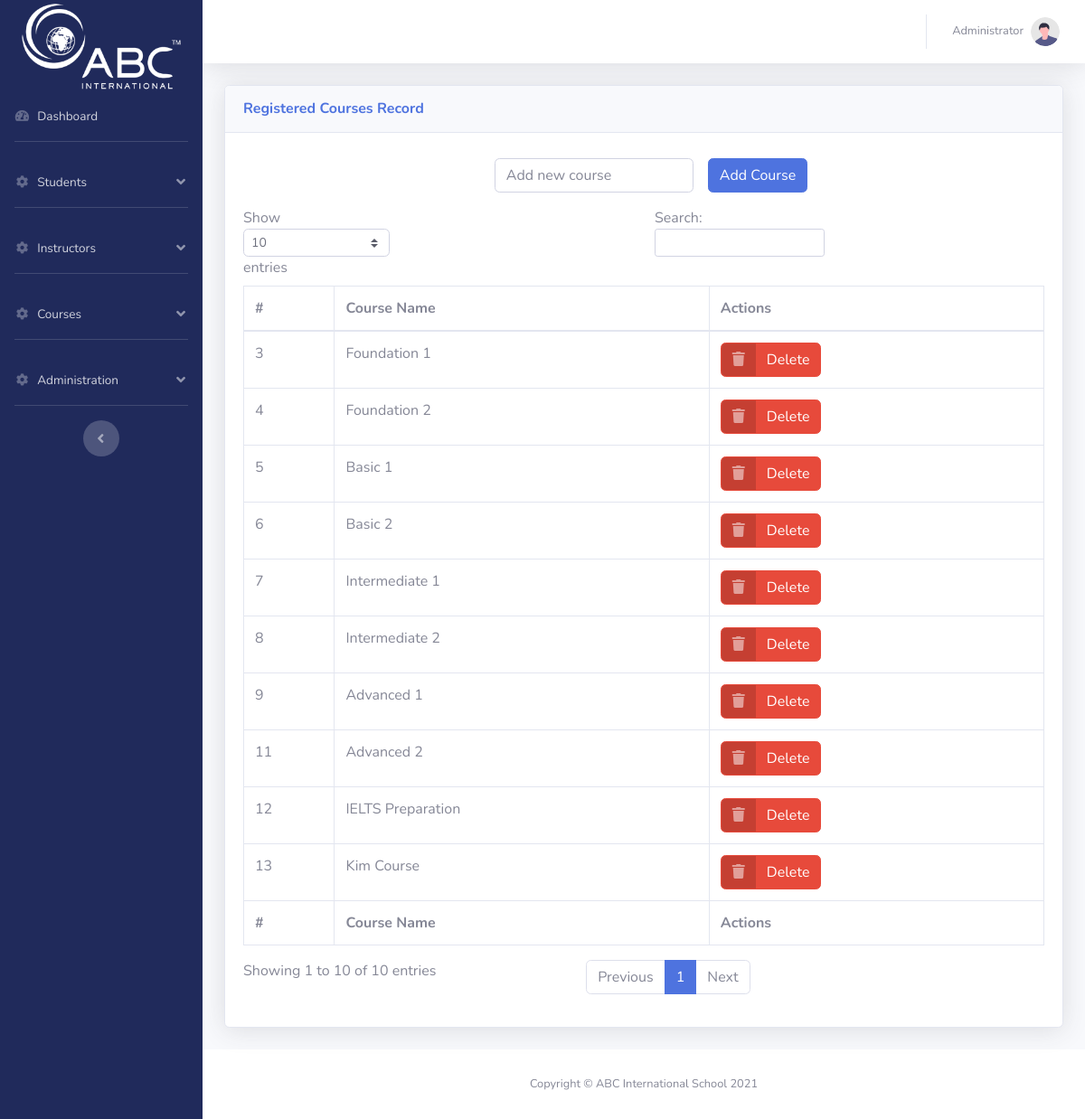
Screenshot of /admin_courses.php with the database file from the repository.
### tables this page shows
CREATE TABLE `courses` (
  `id` int(11) NOT NULL,
  `course_name` varchar(1000) NOT NULL
);

### admin_courses.php (the view, shortened to what this page needs)
<?php
require 'parts/app.php';
?>
<!DOCTYPE html>
<html lang="en">
<?php
require 'parts/head.php';
?>
<body id="page-top">
    <div id="wrapper">
        <?php require 'parts/side_bar.php'; ?>
        <div id="content-wrapper" class="d-flex flex-column">
            <div id="content">
                <?php require 'parts/top_bar.php'; ?>
                <div class="container-fluid">
                    <div class="card shadow mb-4">
                        <div class="card-header py-3">
                            <h6 class="m-0 font-weight-bold text-primary">Registered Courses Record</h6>
                        </div>
                        <div class="card-body">
                            <div class="row my-2">
                                <div class="col-md-6 mx-auto d-flex justify-content-around">
                                    <form class="form-inline" action="" method="POST">
                                        <div class="form-group mx-sm-3 mb-2">
                                            <input type="text" class="form-control" name="course_name" placeholder="Add new course">
                                        </div>
                                        <button type="submit" name="add_course" class="btn btn-primary mb-2">Add Course</button>
                                    </form>
                                </div>
                            </div>
                            <div class="table-responsive">
                                <table class="table table-bordered" id="dataTable" width="100%" cellspacing="0">
                                    <thead>
                                    <tr>
                                        <th>#</th>
                                        <th>Course Name</th>
                                        <th>Actions</th>
                                    </tr>
                                    </thead>
                                    <tfoot>
                                    <tr>
                                        <th>#</th>
                                        <th>Course Name</th>
                                        <th>Actions</th>
                                    </tr>
                                    </tfoot>
                                    <tbody>
                                    <?php
                                    $sql = "SELECT * FROM courses";
                                    $res = mysqli_query($con, $sql);
                                    if(mysqli_num_rows($res)){
                                        while($row = mysqli_fetch_array($res)){
                                            ?>
                                            <tr>
                                                <td><?php echo $row["id"]; ?></td>
                                                <td><?php echo $row["course_name"]; ?></td>
                                                <td>
                                                    <a href="admin_courses.php?del_course=<?php echo $row["id"]; ?>" class="btn btn-danger btn-icon-split">
                                                        <span class="icon text-white-50">
                                                            <i class="fas fa-trash"></i>
                                                        </span>
                                                        <span class="text">Delete</span>
                                                    </a>
                                                </td>
                                            </tr>
                                    <?php
                                        }
                                    }
                                    ?>
                                    </tbody>
                                </table>
                            </div>
                        </div>
                    </div>
                </div>
            </div>
            <?php require 'parts/footer.php'; ?>
        </div>
    </div>
</body>
</html>

### parts/head.php (shortened to what this page needs)
<head>
    <link href="vendor/fontawesome-free/css/all.min.css" rel="stylesheet" type="text/css">
    <link href="css/custom.css?v=<?php echo rand(); ?>" rel="stylesheet" type="text/css">
    <link href="css/sb-admin-2.min.css?v=<?php echo rand(); ?>" rel="stylesheet">
</head>

### parts/side_bar.php (shortened to what this page needs)
<ul class="navbar-nav bg-gradient-primary sidebar sidebar-dark accordion" id="accordionSidebar">
    <a class="sidebar-brand d-flex align-items-center justify-content-center" href="admin_dashboard.php" style="height: 100px;">
        <img src="img/logo.png" alt="" style="width: 100%">
    </a>
    <li class="nav-item">
        <a class="nav-link" href="admin_dashboard.php">
            <i class="fas fa-fw fa-tachometer-alt"></i>
            <span>Dashboard</span></a>
    </li>
    <hr class="sidebar-divider">
    <li class="nav-item">
        <a class="nav-link" href="#" data-toggle="collapse" data-target="#collapse1" aria-expanded="true"
           aria-controls="collapse1">
            <i class="fas fa-fw fa-cog"></i>
            <span>Students</span>
        </a>
    </li>
    <hr class="sidebar-divider">
    <li class="nav-item">
        <a class="nav-link" href="#" data-toggle="collapse" data-target="#collapseTwo" aria-expanded="true"
           aria-controls="collapseTwo">
            <i class="fas fa-fw fa-cog"></i>
            <span>Instructors</span>
        </a>
    </li>
    <hr class="sidebar-divider">
    <li class="nav-item">
        <a class="nav-link" href="#" data-toggle="collapse" data-target="#collapse3" aria-expanded="true"
           aria-controls="collapse3">
            <i class="fas fa-fw fa-cog"></i>
            <span>Courses</span>
        </a>
    </li>
    <hr class="sidebar-divider">
    <li class="nav-item">
        <a class="nav-link" href="#" data-toggle="collapse" data-target="#collapse4" aria-expanded="true"
           aria-controls="collapse4">
            <i class="fas fa-fw fa-cog"></i>
            <span>Administration</span>
        </a>
    </li>
    <hr class="sidebar-divider d-none d-md-block">
    <div class="text-center d-none d-md-inline">
        <button class="rounded-circle border-0" id="sidebarToggle"></button>
    </div>
</ul>

### parts/top_bar.php (shortened to what this page needs)
<nav class="navbar navbar-expand navbar-light bg-white topbar mb-4 static-top shadow">
    <ul class="navbar-nav ml-auto">
        <li class="nav-item dropdown no-arrow">
            <a class="nav-link dropdown-toggle" href="#" id="userDropdown" role="button"
               data-toggle="dropdown" aria-haspopup="true" aria-expanded="false">
                <span class="mr-2 d-none d-lg-inline text-gray-600 small">Administrator</span>
                <img class="img-profile rounded-circle"
                     src="img/undraw_profile.svg">
            </a>
        </li>
    </ul>
</nav>

### parts/footer.php (shortened to what this page needs)
<footer class="sticky-footer bg-white">
    <div class="container my-auto">
        <div class="copyright text-center my-auto">
            <span>Copyright &copy; ABC International School 2021</span>
        </div>
    </div>
</footer>

### rows the page displays
courses: id "3", course_name "Foundation 1"
courses: id "4", course_name "Foundation 2"
courses: id "5", course_name "Basic 1"
courses: id "6", course_name "Basic 2"
courses: id "7", course_name "Intermediate 1"
courses: id "8", course_name "Intermediate 2"
courses: id "9", course_name "Advanced 1"
courses: id "11", course_name "Advanced 2"
courses: id "12", course_name "IELTS Preparation"
courses: id "13", course_name "Kim Course"
